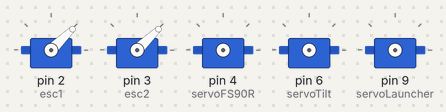
The sketch below on a simulated Arduino Uno, built with avr-gcc and run on an emulated ATmega328P. Shown: 5 × servo.

Above: at 0.1 s.
At 6.9 s:
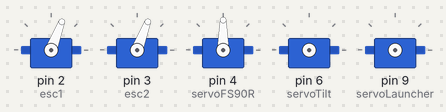
At 9.6 s:
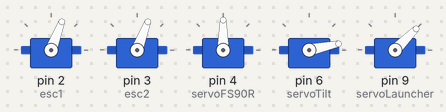
At 11.9 s:
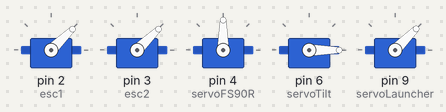
Timing chart, 0 to 13.4 s (numbered marks = the images above):
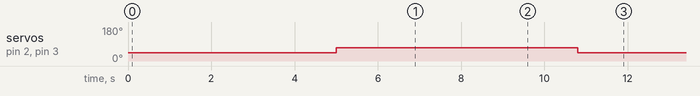

The sketch:

testofficial.ino
```cpp
#include <Servo.h>

// Oggetti Servo
Servo esc1;
Servo esc2;
Servo servoFS90R;        // Servo FS90R (rotazione continua)
Servo servoLauncher;     // Servo Parallax per il lancio
Servo servoTilt;         // Servo per inclinazione

// Angoli launcher
const int angle_Charge_deg = 45;
const int angle_Release_deg = 145;

// Angoli inclinazione
const int tiltCenter_deg = 0;
const int tiltMax_deg = 12;

void setup() {
  // === Arma gli ESC a 1000 µs ===
  esc1.attach(2);
  esc2.attach(3);
  esc1.writeMicroseconds(1000);
  esc2.writeMicroseconds(1000);
  delay(5000); // Sicurezza

  // === 1. Avvia le ruote (ESC) ===
  esc1.writeMicroseconds(1260);
  esc2.writeMicroseconds(1260);
  delay(1000);

  // === 2. Avvia FS90R per 800ms ===
  servoFS90R.attach(4);
  servoFS90R.write(0);     // Ruota orario
  delay(800);
  servoFS90R.write(90);    // Stop
  delay(200);
  servoFS90R.detach();
  delay(1000);

  // === 3. Inclina a 15° ===
  servoTilt.attach(6);
  servoTilt.write(tiltMax_deg);
  delay(1000);
  servoTilt.detach();

  // === 4. Muove launcher avanti e indietro ===
  servoLauncher.attach(9);
  servoLauncher.write(angle_Release_deg);
  delay(500);
  servoLauncher.write(angle_Charge_deg);
  delay(300);
  servoLauncher.detach();
  delay(1000);

  // === 5. Ferma gli ESC ===
  esc1.writeMicroseconds(1000);
  esc2.writeMicroseconds(1000);
  esc1.detach();
  esc2.detach();
  delay(1000);

  // === 6. Riporta Tilt a 0° ===
  servoTilt.attach(6);
  servoTilt.write(tiltCenter_deg);
  delay(500);
  servoTilt.detach();
}

void loop() {
  // Nulla qui
}
```
